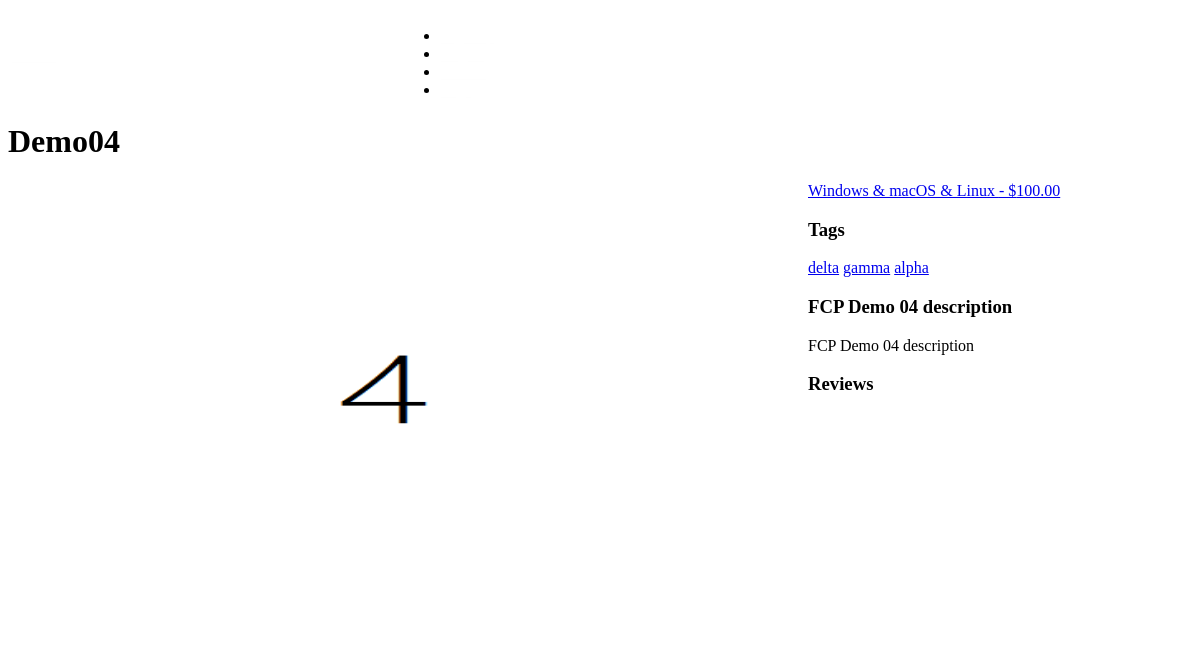
The page /games/4/ on the database as committed earlier.
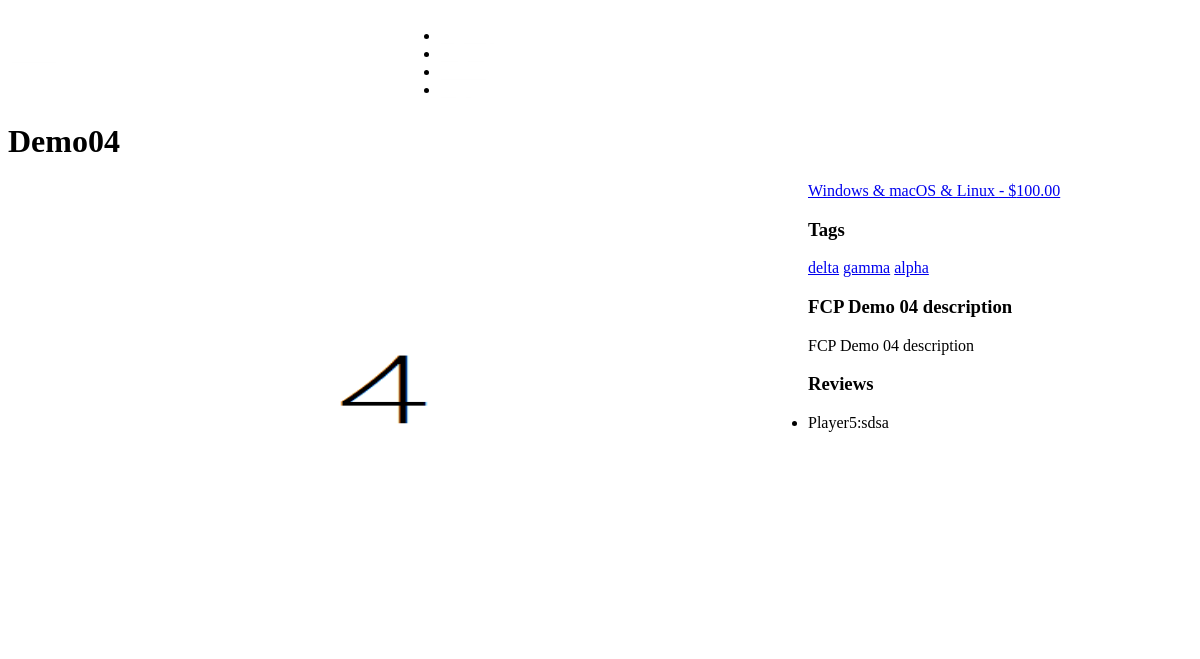
The same page on the database as committed later.
### games/models.py (models this page shows, shortened)
class Item(models.Model):
	LINUX = 'L'
	MACOS = 'M'
	WINDOWS = 'W'
	WINDOWSandMACOS = 'W&M'
	WINDOWSandLINUX = 'W&L'
	MACOSandLINUX = 'M&L'
	WINDOWSandMACOSandLINUX = 'W&M&L'
	PLATFORMS = (
		(LINUX, 'Linux'),
		(MACOS, 'macOS'),
		(WINDOWS, 'Windows'),
		(WINDOWSandMACOS, 'Windows & macOS'),
		(WINDOWSandLINUX, 'Windows & Linux'),
		(MACOSandLINUX, 'macOS & Linux'),
		(WINDOWSandMACOSandLINUX, 'Windows & macOS & Linux'),
	)
	platform = models.CharField(max_length=5, choices=PLATFORMS)
	game = models.ForeignKey(Game, on_delete=models.CASCADE, related_name='items')
	price = models.DecimalField(max_digits=10, decimal_places=2)
	class Meta:
		unique_together = ["game", "platform"]

### tags/models.py (models this page shows, shortened)
class Tag(models.Model):
	label = models.TextField(max_length=100)
	objects = TagManager()

### reviews/models.py (models this page shows, shortened)
class Review(models.Model):
    content = models.TextField(max_length = 1000)
    game = models.ForeignKey(Game, on_delete = models.CASCADE, related_name = 'game_of_review')
    reviewer = models.ForeignKey(Member, on_delete = models.CASCADE, related_name = 'reviewer_of_review')
    date_published = models.DateField()
    objects = ReviewManager()

### member/models.py (models this page shows, shortened)
class Member(models.Model):
    user = models.OneToOneField(User, on_delete=models.CASCADE, related_name='member')
    nickname = models.CharField(max_length=100)
    avatar = models.ImageField(upload_to='images/avatars', default='images/avatars/default.jpg')
    accumulated_spending = models.IntegerField(default=28)

### games/views.py (the view)
# urls.py: url(r'^(?P<gameID>[0-9]+)/$', views.game, name='game'),
def game(request, gameID):
    game = Game.objects.get(pk=gameID)
    items = game.items.all()
    bought = []
    bought_any = False
    if request.user.is_authenticated:
        member = request.user.member
        for item in items:
            if PurchaseRecord.objects.filter(member=member, item=item):
                bought.append(True)
                bought_any = True
            else:
                bought.append(False)
    else:
        for item in items:
            bought.append(False)
    records = zip(bought, items)
    tags = Tag.objects.get_tags_of_game(game)
    tags = reversed(list(tags))
    reviews = Review.objects.get_reviews_of_game(game)
    context = {'game': game, 'records': records, 'bought':bought_any, 'tags':tags, 'reviews':reviews}
    return render(request, 'games/game.html', context)

### reviews/models.py (called while the page is built)
    def get_reviews_of_game(self, game):
        review_list = Review.objects.filter(game=game).order_by('-date_published')
        return review_list

### tags/models.py (called while the page is built)
	def get_tags_of_game(self, game, order='Arbitrary'):
		tag_items = TagItem.objects.filter(game=game)
		tags = set()
		for tag_item in tag_items:
			tags.add(tag_item.tag)
		tags = list(tags)
		if (order == 'Lexicographical'):
			tags.sort(key=lambda tag: tag.label)
		return tags

### games/templates/games/game.html (shortened to what this page needs)
{% load static %}
<!doctype html>
<html>
  <head>
    <link href="//cdn.muicss.com/mui-0.9.15/css/mui.min.css" rel="stylesheet" type="text/css" />
    <link href="{% static "game.css" %}" rel = "stylesheet" type = "text/css"/>
	  </head>
	  <body>
	  <header class="mui-appbar mui--z1">
      <div class="mui-container">
        <table width="100%">
          <tr class="mui--appbar-height">
            <td class="mui--text-title"><a style = “color:white;" href="/">FUME</a></td>
            <td align="left">
              <ul class="mui-list--inline mui--text-body2">
                {% if user.is_authenticated %}
                <li><a href="{% url 'member:logout' %}">Log Out</a></li>
                <li><a href="{% url 'games:purchased' %}">Games purchased</a></li>
                {% else %}
                <li><a href="{% url 'member:signup' %}">Sign Up</a></li>
                <li><a href="{% url 'member:login' %}">Log In</a></li>
                {% endif %}
                <li><a href="{% url 'games:genres' %}">Genres</a></li>
                <li><a href = "{% url 'tags:view_all_tags'%}">Tags</a></li>
              </ul>
            </td>
          </tr>
        </table>
      </div>
    </header>
	<div class="mui-container">
		<div  class = "mui-panel">
			<h1>{{ game.title }}</h1>
			<img style = "float:left" src="{{ game.cover.url }}" height="450" width="800">
			<div class = "purchaseDiv">
				<ul >
				    {% for record in records %}
						{% if not record.0 %}
							<li class = "purchaseLi"><a class="purchaseButton mui-btn mui-btn--primary mui-btn--raised" href= "{% url 'purchase:purchase' record.1.pk %}">{{ record.1.get_platform_display }} - ${{ record.1.price }}</a></li>
						{% else %}
							<li class="mui-btn mui-btn--primary mui-btn--raised" >Download</li>
						{% endif %}
				    {% endfor %}
				</ul>
			</div>
		</div>
		<div class = "mui-panel">
			<h3>Tags
			</h3>
			<ul>
				{% for tag in tags %}
					<li class = "tagli"><a class="tagButton purchaseButton mui-btn mui-btn--primary mui-btn--raised" href="{% url 'tags:view_games_by_tag' tag.label %}">{{ tag.label }}</a></li>
				{% endfor %}
			</ul>
		</div>
		<div class = "mui-panel">
			<h3>{{ game.description }}</h3>
			<p>{{ game.detail|linebreaks }}</p>
		</div>
		<div class = "mui-panel">
			<h3>Reviews</h3>
			<ul>
				{% for review in reviews %}
					<li>{{review.reviewer.nickname}}:{{review.content}}</li>
				{%endfor%}
			</ul>
		</div>
		</div>
  </body>
</html>

Rows that differ between the two databases and show on the page:
added Review: reviewer.nickname "Player5", content "sdsa"
